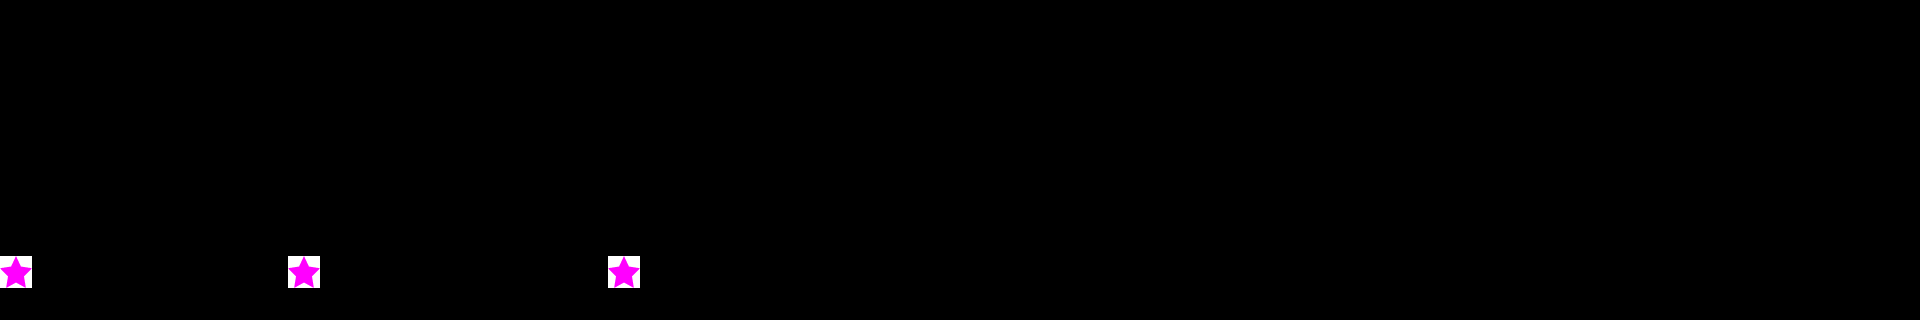

The image is a tile-based game level rendered from a .tmx file. Its description and source (layers, tilesets, objects; grid data summarised) follow:
An orthogonal 60x10 tile map with 32x32 px tiles, 2 tile layers (FloorLayer, ThingLayer).

<map version="1.0" orientation="orthogonal" width="60" height="10" tilewidth="32" tileheight="32">
 <tileset firstgid="1" name="bg_tmx" tilewidth="32" tileheight="32">
  <image source="bg_tmx.png" width="320" height="320" />
  <tile id="0">
   <properties>
    <property name="isFloor" value="1" />
   </properties>
  </tile>
  <tile id="3">
   <properties>
    <property name="colorType" value="red" />
    <property name="objType" value="life" />
   </properties>
  </tile>
  <tile id="4">
   <properties>
    <property name="colorType" value="blue" />
    <property name="objType" value="star" />
   </properties>
  </tile>
  <tile id="5">
   <properties>
    <property name="colorType" value="pink" />
    <property name="objType" value="star" />
   </properties>
  </tile>
  <tile id="10">
   <properties>
    <property name="isFloor" value="1" />
   </properties>
  </tile>
  <tile id="11">
   <properties>
    <property name="colorType" value="pink" />
    <property name="objType" value="line" />
   </properties>
  </tile>
  <tile id="12">
   <properties>
    <property name="colorType" value="blue" />
    <property name="objType" value="line" />
   </properties>
  </tile>
  <tile id="14">
   <properties>
    <property name="colorType" value="blue" />
    <property name="objType" value="line" />
   </properties>
  </tile>
  <tile id="15">
   <properties>
    <property name="colorType" value="pink" />
    <property name="objType" value="line" />
   </properties>
  </tile>
  <tile id="30">
   <properties>
    <property name="isFloor" value="1" />
   </properties>
  </tile>
  <tile id="31">
   <properties>
    <property name="isFloor" value="1" />
   </properties>
  </tile>
  <tile id="32">
   <properties>
    <property name="isFloor" value="1" />
   </properties>
  </tile>
  <tile id="64">
   <properties>
    <property name="isBaffle" value="1" />
   </properties>
  </tile>
  <tile id="81">
   <properties>
    <property name="ObjTypeId" value="2" />
   </properties>
  </tile>
 </tileset>
 <layer name="FloorLayer" width="60" height="10">
  <data>[600 cells, 49 non-empty, 1 distinct tile ids]</data>
 </layer>
 <layer name="ThingLayer" width="60" height="10">
  <data>[600 cells, 3 non-empty, 1 distinct tile ids]</data>
 </layer>
</map>
